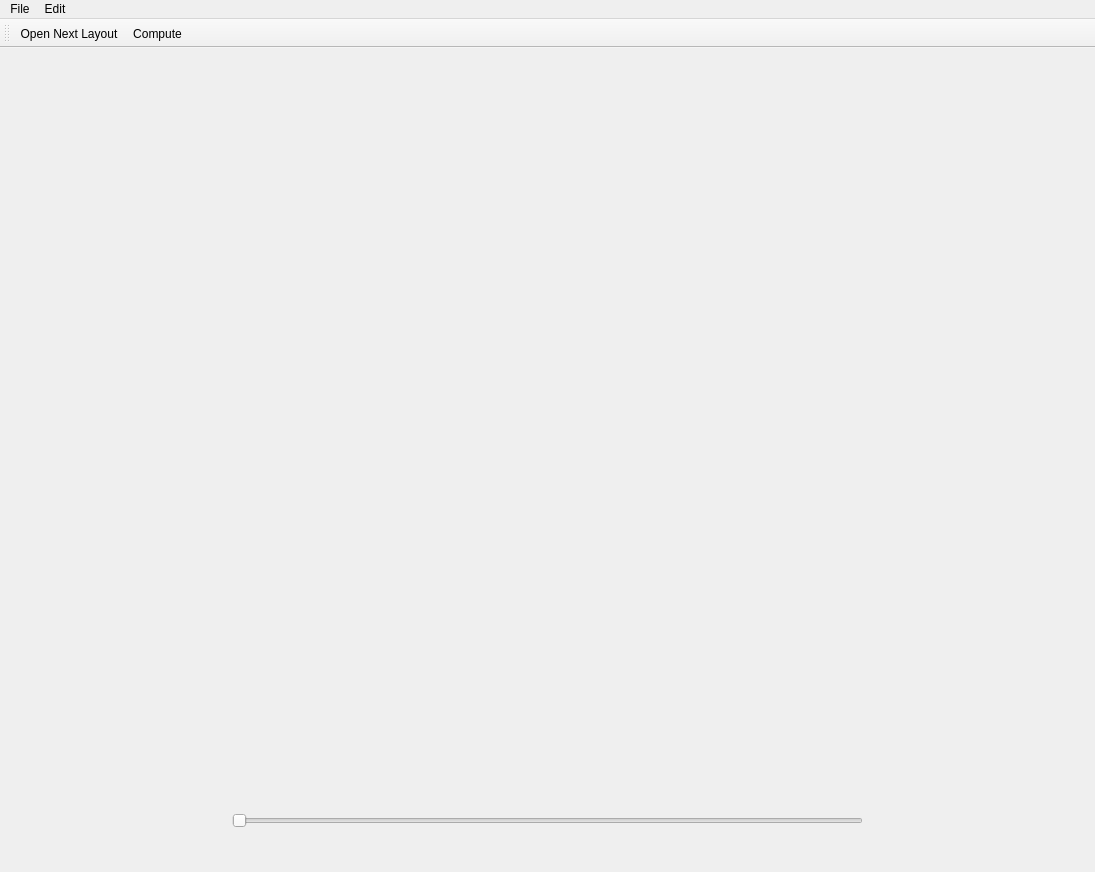
<?xml version="1.0" encoding="UTF-8"?>
<ui version="4.0">
 <class>LayoutExplorerClass</class>
 <widget class="QMainWindow" name="LayoutExplorerClass">
  <property name="geometry">
   <rect>
    <x>0</x>
    <y>0</y>
    <width>1095</width>
    <height>872</height>
   </rect>
  </property>
  <property name="windowTitle">
   <string>LayoutExplorer</string>
  </property>
  <widget class="QWidget" name="centralWidget">
   <layout class="QVBoxLayout" name="verticalLayout" stretch="90,10">
    <item>
     <widget class="OutputWidget" name="output_widget" native="true"/>
    </item>
    <item>
     <widget class="SliderWidget" name="slider_widget" native="true">
      <layout class="QHBoxLayout" name="horizontalLayout" stretch="1,3,1">
       <item>
        <spacer name="horizontalSpacerLeft">
         <property name="orientation">
          <enum>Qt::Horizontal</enum>
         </property>
         <property name="sizeHint" stdset="0">
          <size>
           <width>206</width>
           <height>20</height>
          </size>
         </property>
        </spacer>
       </item>
       <item>
        <widget class="QFloatSlider" name="horizontalSlider">
         <property name="orientation">
          <enum>Qt::Horizontal</enum>
         </property>
        </widget>
       </item>
       <item>
        <spacer name="horizontalSpacerRight">
         <property name="orientation">
          <enum>Qt::Horizontal</enum>
         </property>
         <property name="sizeHint" stdset="0">
          <size>
           <width>206</width>
           <height>20</height>
          </size>
         </property>
        </spacer>
       </item>
      </layout>
     </widget>
    </item>
   </layout>
  </widget>
  <widget class="QMenuBar" name="menuBar">
   <property name="geometry">
    <rect>
     <x>0</x>
     <y>0</y>
     <width>1095</width>
     <height>23</height>
    </rect>
   </property>
   <widget class="QMenu" name="menuFile">
    <property name="title">
     <string>File</string>
    </property>
    <addaction name="actionOpen_Next_Layout"/>
    <addaction name="actionSave_Layout"/>
    <addaction name="actionSave_Layout_As_Svg"/>
   </widget>
   <widget class="QMenu" name="menuEdit">
    <property name="title">
     <string>Edit</string>
    </property>
    <addaction name="actionCompute"/>
   </widget>
   <addaction name="menuFile"/>
   <addaction name="menuEdit"/>
  </widget>
  <widget class="QToolBar" name="mainToolBar">
   <attribute name="toolBarArea">
    <enum>TopToolBarArea</enum>
   </attribute>
   <attribute name="toolBarBreak">
    <bool>false</bool>
   </attribute>
   <addaction name="actionOpen_Next_Layout"/>
   <addaction name="actionCompute"/>
  </widget>
  <action name="actionOpen_Next_Layout">
   <property name="icon">
    <iconset>
     <normaloff>Resources/ProjectIcon/OpenNextLayout.png</normaloff>Resources/ProjectIcon/OpenNextLayout.png</iconset>
   </property>
   <property name="text">
    <string>Open Next Layout</string>
   </property>
  </action>
  <action name="actionSave_Layout">
   <property name="text">
    <string>Save Layout</string>
   </property>
  </action>
  <action name="actionSave_Layout_As_Svg">
   <property name="text">
    <string>Save Layout As Svg</string>
   </property>
  </action>
  <action name="actionCompute">
   <property name="icon">
    <iconset>
     <normaloff>Resources/ProjectIcon/ComputeIcon.png</normaloff>Resources/ProjectIcon/ComputeIcon.png</iconset>
   </property>
   <property name="text">
    <string>Compute</string>
   </property>
  </action>
 </widget>
 <layoutdefault spacing="6" margin="11"/>
 <customwidgets>
  <customwidget>
   <class>OutputWidget</class>
   <extends>QWidget</extends>
   <header location="global">COutputWidget.h</header>
   <container>1</container>
  </customwidget>
  <customwidget>
   <class>SliderWidget</class>
   <extends>QWidget</extends>
   <header location="global">CSliderWidget.h</header>
   <container>1</container>
  </customwidget>
  <customwidget>
   <class>QFloatSlider</class>
   <extends>QSlider</extends>
   <header location="global">CQfloatSlider.h</header>
  </customwidget>
 </customwidgets>
 <resources>
  <include location="LayoutExplorer.qrc"/>
 </resources>
 <connections>
  <connection>
   <sender>actionOpen_Next_Layout</sender>
   <signal>triggered()</signal>
   <receiver>LayoutExplorerClass</receiver>
   <slot>OpenNextLayout()</slot>
   <hints>
    <hint type="sourcelabel">
     <x>-1</x>
     <y>-1</y>
    </hint>
    <hint type="destinationlabel">
     <x>547</x>
     <y>435</y>
    </hint>
   </hints>
  </connection>
  <connection>
   <sender>actionSave_Layout</sender>
   <signal>triggered()</signal>
   <receiver>LayoutExplorerClass</receiver>
   <slot>SaveGenerLayout()</slot>
   <hints>
    <hint type="sourcelabel">
     <x>-1</x>
     <y>-1</y>
    </hint>
    <hint type="destinationlabel">
     <x>547</x>
     <y>435</y>
    </hint>
   </hints>
  </connection>
  <connection>
   <sender>actionSave_Layout_As_Svg</sender>
   <signal>triggered()</signal>
   <receiver>LayoutExplorerClass</receiver>
   <slot>SaveLayoutAsSvg()</slot>
   <hints>
    <hint type="sourcelabel">
     <x>-1</x>
     <y>-1</y>
    </hint>
    <hint type="destinationlabel">
     <x>547</x>
     <y>435</y>
    </hint>
   </hints>
  </connection>
  <connection>
   <sender>actionCompute</sender>
   <signal>triggered()</signal>
   <receiver>LayoutExplorerClass</receiver>
   <slot>Compute()</slot>
   <hints>
    <hint type="sourcelabel">
     <x>-1</x>
     <y>-1</y>
    </hint>
    <hint type="destinationlabel">
     <x>547</x>
     <y>435</y>
    </hint>
   </hints>
  </connection>
 </connections>
 <slots>
  <slot>OpenNextLayout()</slot>
  <slot>Compute()</slot>
  <slot>SaveGenerLayout()</slot>
  <slot>SaveLayoutAsSvg()</slot>
 </slots>
</ui>
